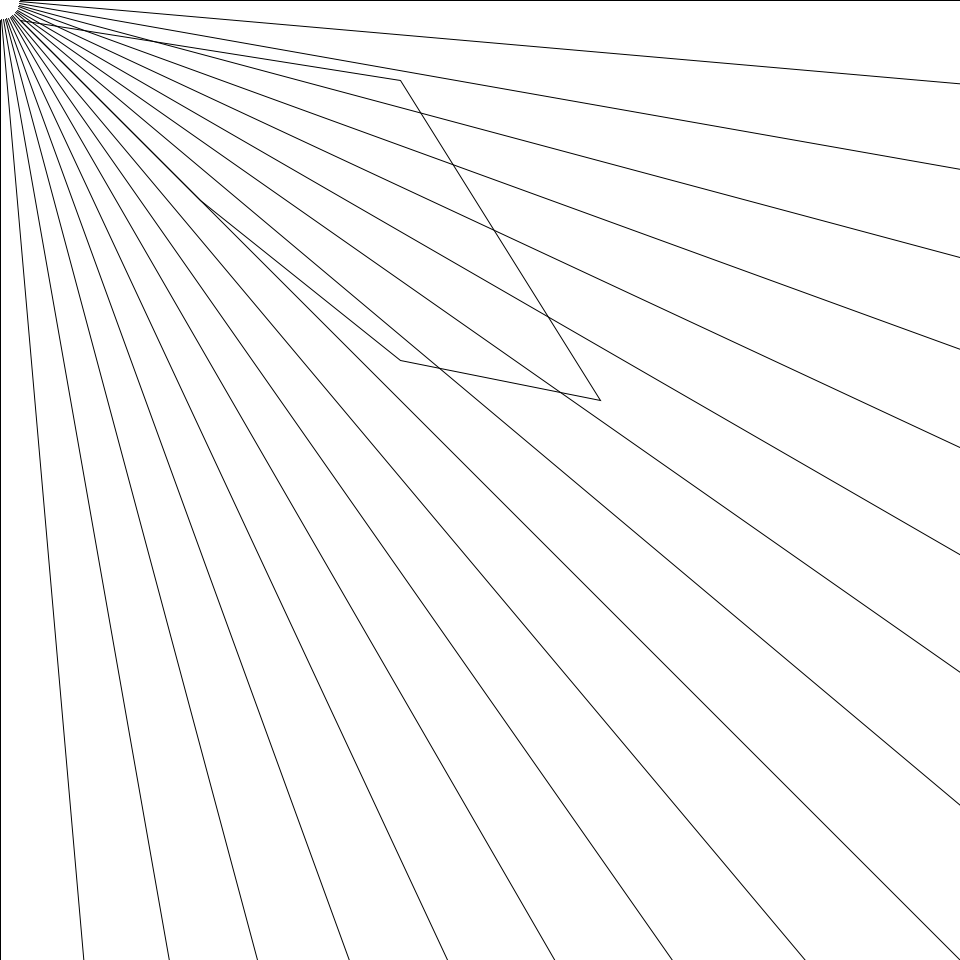
Frame 1 (no input)
Frame 60 (the mouse pressed at the canvas centre just before this capture): identical to frame 1, image omitted
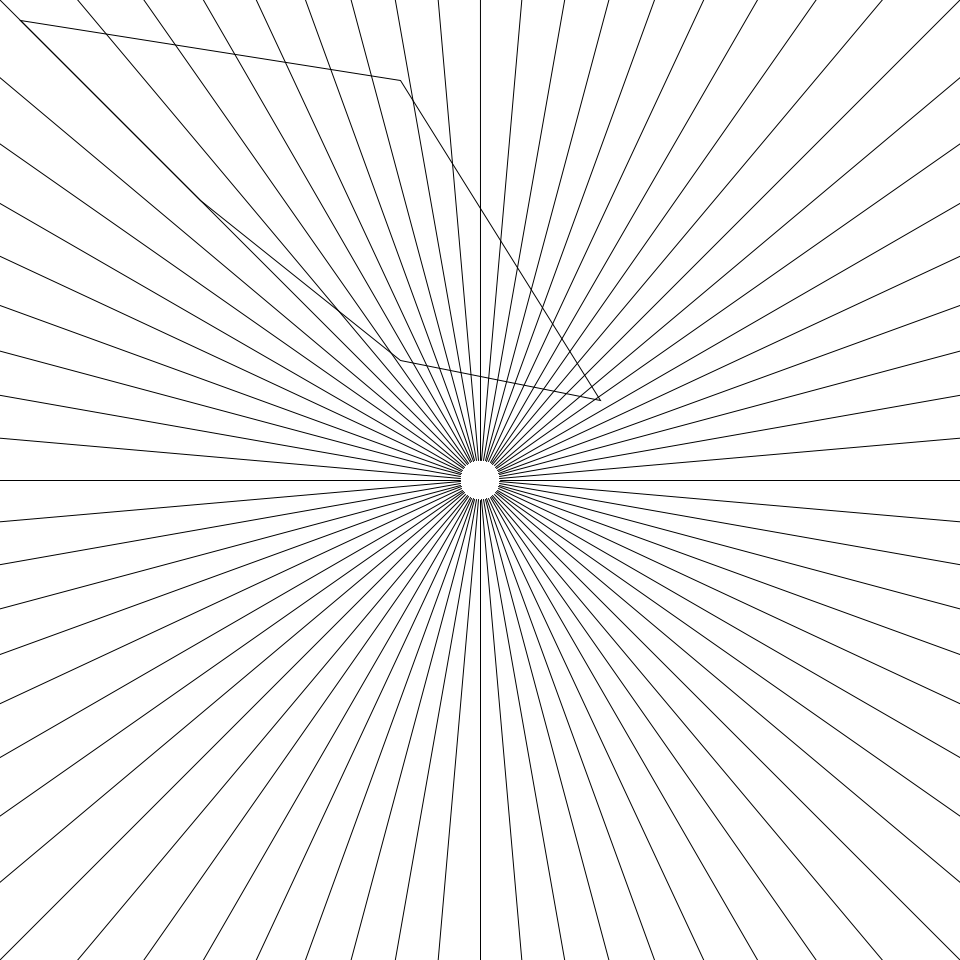
Frame 120 (the mouse held since frame 60 and released just before this capture)

The Processing sketch that drew these frames (run headless with seeded random() and noise(); from frame 60 on, the mouse is pressed at the canvas centre):

// Processing sketch: main
// ── main.pde
int SCREEN_WIDTH = 960;
int SCREEN_HEIGHT = 960;
ArrayList<Segment> segments = InitSegments();
ArrayList<Segment> mouseSegments;



void setup()
{
  size(960, 960);
}



void draw()
{
  background(255);
  Polygon polygon = new Polygon();
  polygon.Add(new Point(20, 20));
  polygon.Add(new Point(400, 80));
  polygon.Add(new Point(600, 400));
  polygon.Add(new Point(400, 360));
  polygon.Add(new Point(200, 200));
  polygon.Draw(true, #FFFFFF);
  mouseSegments = DrawMouseSegments(72);
}
// ── Class.pde

// Class Definition

class Point
{
  float x;
  float y;
  
  Point(float _x, float _y)
  {
    x = _x;
    y = _y;
  }
}



class Segment
{
  Point start;
  Point end;
  float dx;
  float dy;
  float t;
  
  Segment(Point _start, float _dx, float _dy, float _t)
  {
    start = _start;
    dx = _dx;
    dy = _dy;
    t = _t;
    end = new Point(start.x + dx * t, start.y + dy * t);
  }
  
  Segment(Point _start, Point _end)
  {
    start = _start;
    end = _end;
    dx = end.x - start.x;
    dy = end.y - start.y;
    t = 1;
  }
}



class Polygon
{
  ArrayList<Point> vertexs;
  
  Polygon()
  {
    vertexs = new ArrayList<Point>();
  }
  
  void Add(Point point)
  {
    vertexs.add(point);
  }
  
  void Draw(boolean fill, color c)
  {
    int size = vertexs.size();
    if (fill)
    {
      PShape s = createShape();
      s.beginShape();
      s.fill(c);
      //s.noStroke();
      for (int i = 0; i < size; ++i)
      {
        Point p = vertexs.get(i);
        s.vertex(p.x, p.y);
      }
      s.endShape(CLOSE);
      shape(s);
    }
    
    int endI = size - 1;
    //DrawSegment(new Segment(vertexs.get(0), vertexs.get(endI)));
    //for (int i = 0; i < endI; ++i)
    //{
    //  DrawSegment(new Segment(vertexs.get(i), vertexs.get(i+1)));
    //}
  }
}
// ── Utility.pde

// Utilities

boolean IsParallel(Segment seg1, Segment seg2)
{
  boolean sameDx = seg1.dx == seg2.dx;
  boolean sameDy = seg1.dy == seg2.dy;
  return (sameDx && sameDy) || (!sameDx && !sameDy);
}



void DrawSegment(Segment seg, int weight, color c)
{
  strokeWeight(weight);
  fill(c);
  line(seg.start.x, seg.start.y, seg.end.x, seg.end.y);
}



void DrawSegment(Segment seg)
{
  DrawSegment(seg, 1, #000000);
}



ArrayList<Segment> InitSegments()
{
  return null;
}



ArrayList<Segment> DrawMouseSegments(int segNum)
{
  ArrayList<Segment> segments = new ArrayList<Segment>();
  float deltaAngle = TWO_PI / segNum;
  float currAngle = 0;
  for (int i = 0; i < segNum; ++i)
  {
    float dx = cos(currAngle);
    float dy = sin(currAngle);
    Segment seg = new Segment(new Point(mouseX + dx * 20, mouseY + dy * 20), dx, dy, 10000);
    segments.add(seg);
    currAngle += deltaAngle;
    
    DrawSegment(seg);
  }
  return segments;
}
